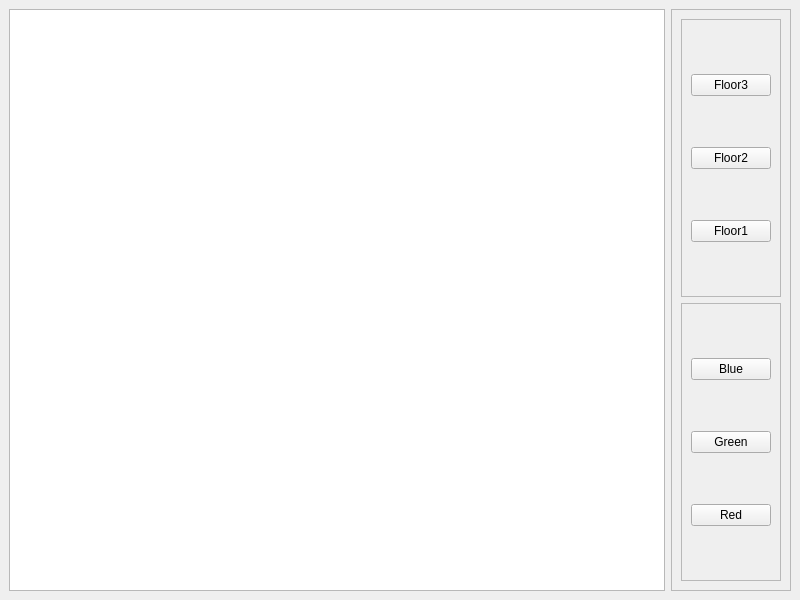
<?xml version="1.0" encoding="UTF-8"?>
<ui version="4.0">
 <class>MainWindow</class>
 <widget class="QMainWindow" name="MainWindow">
  <property name="geometry">
   <rect>
    <x>0</x>
    <y>0</y>
    <width>800</width>
    <height>600</height>
   </rect>
  </property>
  <property name="windowTitle">
   <string>MainWindow</string>
  </property>
  <widget class="QWidget" name="centralwidget">
   <layout class="QHBoxLayout" name="horizontalLayout">
    <item>
     <widget class="QGraphicsView" name="graphicsView"/>
    </item>
    <item>
     <widget class="QFrame" name="frame">
      <property name="frameShape">
       <enum>QFrame::StyledPanel</enum>
      </property>
      <property name="frameShadow">
       <enum>QFrame::Raised</enum>
      </property>
      <layout class="QVBoxLayout" name="verticalLayout">
       <item>
        <widget class="QFrame" name="frame_2">
         <property name="frameShape">
          <enum>QFrame::StyledPanel</enum>
         </property>
         <property name="frameShadow">
          <enum>QFrame::Raised</enum>
         </property>
         <layout class="QVBoxLayout" name="verticalLayout_3">
          <item>
           <widget class="QPushButton" name="Floor3">
            <property name="text">
             <string>Floor3</string>
            </property>
           </widget>
          </item>
          <item>
           <widget class="QPushButton" name="Floor2">
            <property name="text">
             <string>Floor2</string>
            </property>
           </widget>
          </item>
          <item>
           <widget class="QPushButton" name="Floor1">
            <property name="text">
             <string>Floor1</string>
            </property>
           </widget>
          </item>
         </layout>
        </widget>
       </item>
       <item>
        <widget class="QFrame" name="frame_3">
         <property name="frameShape">
          <enum>QFrame::StyledPanel</enum>
         </property>
         <property name="frameShadow">
          <enum>QFrame::Raised</enum>
         </property>
         <layout class="QVBoxLayout" name="verticalLayout_2">
          <item>
           <widget class="QPushButton" name="buttonBlue">
            <property name="text">
             <string>Blue</string>
            </property>
           </widget>
          </item>
          <item>
           <widget class="QPushButton" name="buttonGreen">
            <property name="text">
             <string>Green</string>
            </property>
           </widget>
          </item>
          <item>
           <widget class="QPushButton" name="buttonRed">
            <property name="text">
             <string>Red</string>
            </property>
           </widget>
          </item>
         </layout>
        </widget>
       </item>
      </layout>
     </widget>
    </item>
   </layout>
  </widget>
  <widget class="QMenuBar" name="menubar">
   <property name="geometry">
    <rect>
     <x>0</x>
     <y>0</y>
     <width>800</width>
     <height>22</height>
    </rect>
   </property>
  </widget>
 </widget>
 <resources/>
 <connections/>
</ui>
